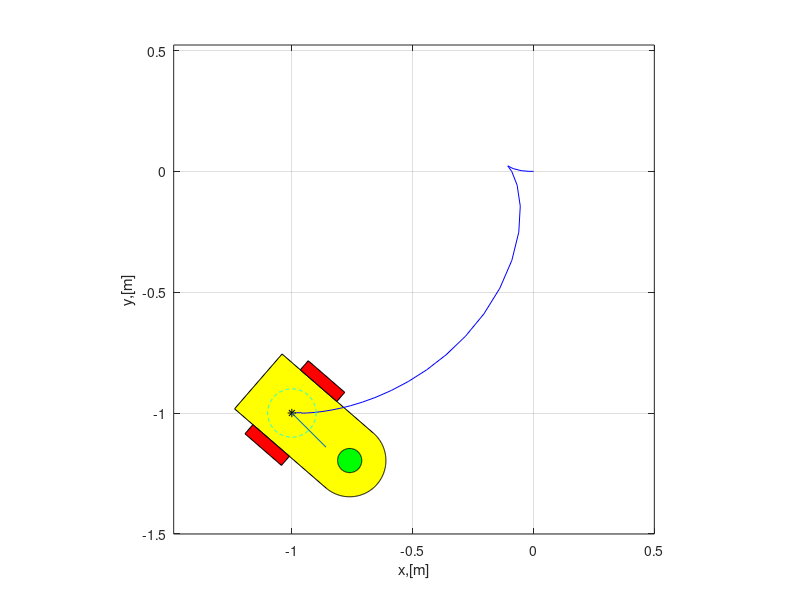

Here is the MATLAB script that generated this plot:
clear all;
close all;
clc;
dt=0.1;
ts=4;
t=0:dt:ts;
eta(:,1)=[0;0;0];
eta_d(:,1)=[-1;-1;-pi/4];
K_u=2;K_r=4;
a=0.05;d=0.2;l=0.3;
for i=1:length(t)
    rho=sqrt((eta_d(1)-eta(1,i))^2+(eta_d(2)-eta(2,i))^2);
    e=[eta_d(1:2);atan2(eta_d(2)-eta(2,i),eta_d(1)-eta(1,i))]-eta(:,i);
    % if rho<0.05
    %     e=eta_d-eta(:,i);
    %    % e=0*e;
    % end
    psi=eta(3,i);
    J=[cos(psi),-sin(psi),0;
       sin(psi),cos(psi),0;
       0,0,1];
zeta(:,i)=inv(J)*(diag([2,2,4])*e);
u=zeta(1,i);r=zeta(3,i);
% W=[a/2,a/2;
%     -a/(2*d),a/(2*d)];
%  w=inv(W)*[u;r];
%  zetam=W*w;
%  u=zetam(1);r=zetam(2);
%  phi(i)=atand(l*r/u);
%  V(i)=u;
%  W=[cos(psi);sin(psi);tand(phi(i))/1];
%  zeta(:,i)=W*V(i);
 eta(:,i+1)=eta(:,i)+(1-exp(-1*t(i)))*[cos(eta(3,i)),0;sin(eta(3,i)),0;0,1]*[u;r]*dt;
%eta(:,i+1)=eta(:,i)+(1-exp(-1*t(i)))*J*zeta(:,i)*dt;
end
veh_box=0.5*[-0.4 0.6 0.6+0.3*cosd(-90:90) 0.6 -0.4 -0.4;-0.3,-0.3,0.3*sind(-90:90),0.3,0.3,-0.3]
cas_p=0.5*[0.6;0];
wheel_b=0.5*[-0.2 0.2 0.2 -0.2 -0.2;-0.05 -0.05 0.05 0.05 -0.05];
 
for i=1:length(t)
    psi=eta(3,i);
    x(i)=eta(1,i);
    y(i)=eta(2,i);
    R=[cos(psi),-sin(psi);sin(psi),cos(psi)];
    v_m=R*veh_box;
    c_m=R*cas_p;
    w_m1=R*(wheel_b+[0;0.35/2]);
    w_m2=R*(wheel_b+[0;-0.35/2])
    fill(v_m(1,:)+x(i),v_m(2,:)+y(i),'y');
    hold on
    fill(w_m1(1,:)+x(i),w_m1(2,:)+y(i),'r');
    fill(w_m2(1,:)+x(i),w_m2(2,:)+y(i),'r');
    fill(c_m(1)+0.05*cosd(0:360)+x(i),c_m(2)+0.05*sind(0:360)+y(i),'g');
    plot(eta(1,1:i),eta(2,1:i),'b-')
    plot(eta_d(1),eta_d(2),'k*')
    plot([eta_d(1),eta_d(1)+0.2*cos(eta_d(3))],[eta_d(2),eta_d(2)+0.2*sin(eta_d(3))])
    plot(eta_d(1)+0.1*cosd(0:360),eta_d(2)+0.1*sind(0:360),'c--')
    xmin=min(eta(1,:))-0.5;
    xmax=max(eta(1,:))+0.5;
    ymin=min(eta(2,:))-0.5;
    ymax=max(eta(2,:))+0.5;
    axis([xmin xmax ymin ymax])
    axis equal
    grid on
    xlabel('x,[m]')
    ylabel('y,[m]');
    pause(0.1)
    hold off
    
    
end

    